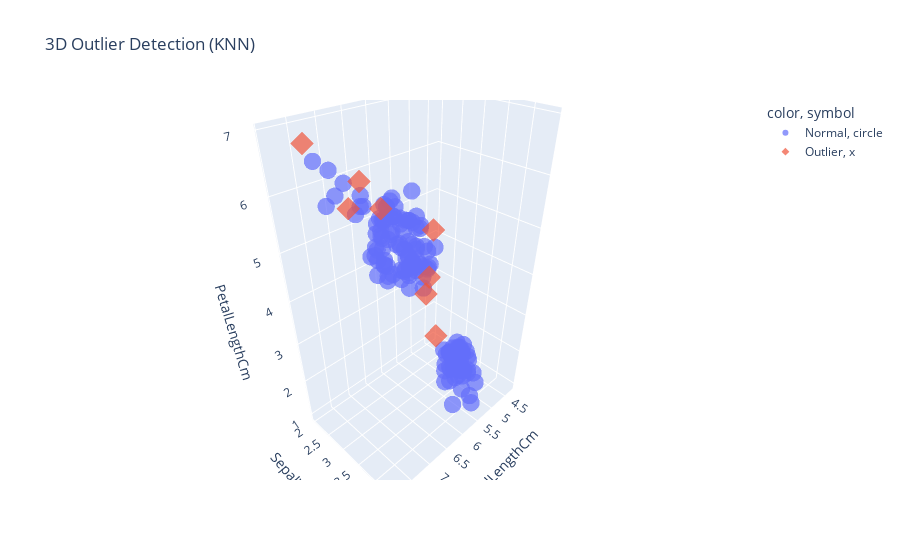
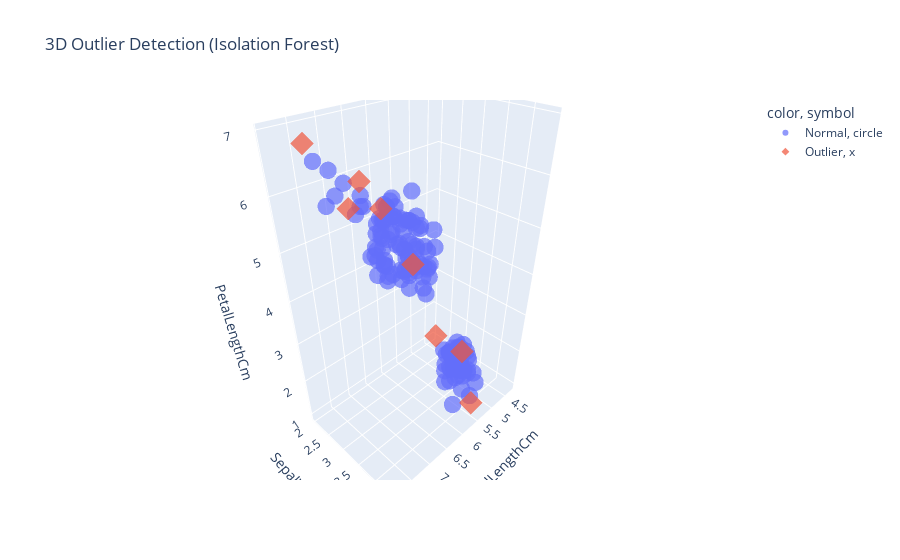
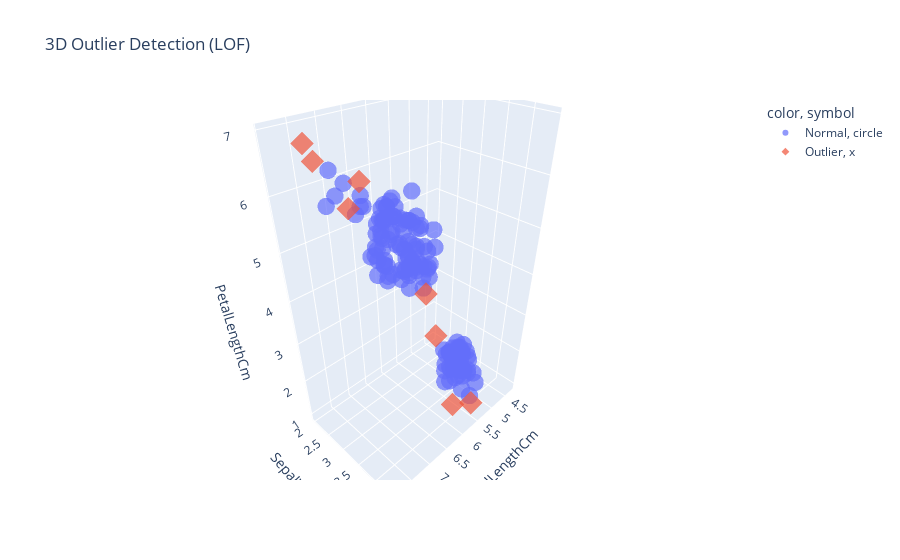

Notebook code for these charts, in order:
### Code cell
import plotly.express as px
from pycaret.anomaly import setup, create_model, assign_model
import pandas as pd

# --- Load dataset
df = pd.read_csv('Iris(1).csv')
df_num = df.drop(columns=['Id', 'Species'])

# --- Setup PyCaret
setup(data=df_num, session_id=123, verbose=False, profile=False, html=False)

# --- Buat & assign model untuk 3 metode
models = {
    "KNN": create_model('knn'),
    "Isolation Forest": create_model('iforest'),
    "LOF": create_model('lof')
}

results = {name: assign_model(model) for name, model in models.items()}

# --- Visualisasi 3D untuk masing-masing metode
for name, df_plot in results.items():
    fig = px.scatter_3d(
        df_plot,
        x='SepalLengthCm',
        y='SepalWidthCm',
        z='PetalLengthCm',
        color=df_plot['Anomaly'].map({0: 'Normal', 1: 'Outlier'}),
        symbol=df_plot['Anomaly'].map({0: 'circle', 1: 'x'}),
        opacity=0.7,
        title=f"3D Outlier Detection ({name})"
    )
    fig.update_traces(marker=dict(size=6))
    fig.show()

### Figure 1 — Plotly figure (JSON) as saved in the notebook; plotly's stock layout.template omitted (floating-point values rounded to 4 significant figures; data arrays with more than 128 entries replaced by an {"elided": "..."} marker saying what was removed)
{"data": [{"hovertemplate": "color=Normal<br>symbol=circle<br>SepalLengthCm=%{x}<br>SepalWidthCm=%{y}<br>PetalLengthCm=%{z}<extra></extra>", "legendgroup": "Normal, circle", "marker": {"color": "#636efa", "opacity": 0.7, "size": 6, "symbol": "circle"}, "mode": "markers", "name": "Normal, circle", "scene": "scene", "showlegend": true, "type": "scatter3d", "x": {"elided": "142 float values"}, "y": {"elided": "142 float values"}, "z": {"elided": "142 float values"}}, {"hovertemplate": "color=Outlier<br>symbol=x<br>SepalLengthCm=%{x}<br>SepalWidthCm=%{y}<br>PetalLengthCm=%{z}<extra></extra>", "legendgroup": "Outlier, x", "marker": {"color": "#EF553B", "opacity": 0.7, "size": 6, "symbol": "diamond"}, "mode": "markers", "name": "Outlier, x", "scene": "scene", "showlegend": true, "type": "scatter3d", "x": [4.5, 4.9, 5.1, 4.9, 7.2, 7.7, 7.7, 7.9], "y": [2.3, 2.4, 2.5, 2.5, 3.6, 3.8, 2.6, 3.8], "z": [1.3, 3.3, 3.0, 4.5, 6.1, 6.7, 6.9, 6.4]}], "layout": {"legend": {"title": {"text": "color, symbol"}, "tracegroupgap": 0}, "scene": {"domain": {"x": [0, 1], "y": [0, 1]}, "xaxis": {"title": {"text": "SepalLengthCm"}}, "yaxis": {"title": {"text": "SepalWidthCm"}}, "zaxis": {"title": {"text": "PetalLengthCm"}}}, "title": {"text": "3D Outlier Detection (KNN)"}}}

### Figure 2 — Plotly figure (JSON) as saved in the notebook; plotly's stock layout.template omitted (floating-point values rounded to 4 significant figures; data arrays with more than 128 entries replaced by an {"elided": "..."} marker saying what was removed)
{"data": [{"hovertemplate": "color=Normal<br>symbol=circle<br>SepalLengthCm=%{x}<br>SepalWidthCm=%{y}<br>PetalLengthCm=%{z}<extra></extra>", "legendgroup": "Normal, circle", "marker": {"color": "#636efa", "opacity": 0.7, "size": 6, "symbol": "circle"}, "mode": "markers", "name": "Normal, circle", "scene": "scene", "showlegend": true, "type": "scatter3d", "x": {"elided": "142 float values"}, "y": {"elided": "142 float values"}, "z": {"elided": "142 float values"}}, {"hovertemplate": "color=Outlier<br>symbol=x<br>SepalLengthCm=%{x}<br>SepalWidthCm=%{y}<br>PetalLengthCm=%{z}<extra></extra>", "legendgroup": "Outlier, x", "marker": {"color": "#EF553B", "opacity": 0.7, "size": 6, "symbol": "diamond"}, "mode": "markers", "name": "Outlier, x", "scene": "scene", "showlegend": true, "type": "scatter3d", "x": [4.3, 5.7, 4.5, 5.0, 7.2, 7.7, 7.7, 7.9], "y": [3.0, 4.4, 2.3, 2.0, 3.6, 3.8, 2.6, 3.8], "z": [1.1, 1.5, 1.3, 3.5, 6.1, 6.7, 6.9, 6.4]}], "layout": {"legend": {"title": {"text": "color, symbol"}, "tracegroupgap": 0}, "scene": {"domain": {"x": [0, 1], "y": [0, 1]}, "xaxis": {"title": {"text": "SepalLengthCm"}}, "yaxis": {"title": {"text": "SepalWidthCm"}}, "zaxis": {"title": {"text": "PetalLengthCm"}}}, "title": {"text": "3D Outlier Detection (Isolation Forest)"}}}

### Figure 3 — Plotly figure (JSON) as saved in the notebook; plotly's stock layout.template omitted (floating-point values rounded to 4 significant figures; data arrays with more than 128 entries replaced by an {"elided": "..."} marker saying what was removed)
{"data": [{"hovertemplate": "color=Normal<br>symbol=circle<br>SepalLengthCm=%{x}<br>SepalWidthCm=%{y}<br>PetalLengthCm=%{z}<extra></extra>", "legendgroup": "Normal, circle", "marker": {"color": "#636efa", "opacity": 0.7, "size": 6, "symbol": "circle"}, "mode": "markers", "name": "Normal, circle", "scene": "scene", "showlegend": true, "type": "scatter3d", "x": {"elided": "142 float values"}, "y": {"elided": "142 float values"}, "z": {"elided": "142 float values"}}, {"hovertemplate": "color=Outlier<br>symbol=x<br>SepalLengthCm=%{x}<br>SepalWidthCm=%{y}<br>PetalLengthCm=%{z}<extra></extra>", "legendgroup": "Outlier, x", "marker": {"color": "#EF553B", "opacity": 0.7, "size": 6, "symbol": "diamond"}, "mode": "markers", "name": "Outlier, x", "scene": "scene", "showlegend": true, "type": "scatter3d", "x": [5.8, 5.7, 4.5, 5.1, 7.7, 7.7, 7.7, 7.9], "y": [4.0, 4.4, 2.3, 2.5, 3.8, 2.6, 2.8, 3.8], "z": [1.2, 1.5, 1.3, 3.0, 6.7, 6.9, 6.7, 6.4]}], "layout": {"legend": {"title": {"text": "color, symbol"}, "tracegroupgap": 0}, "scene": {"domain": {"x": [0, 1], "y": [0, 1]}, "xaxis": {"title": {"text": "SepalLengthCm"}}, "yaxis": {"title": {"text": "SepalWidthCm"}}, "zaxis": {"title": {"text": "PetalLengthCm"}}}, "title": {"text": "3D Outlier Detection (LOF)"}}}
